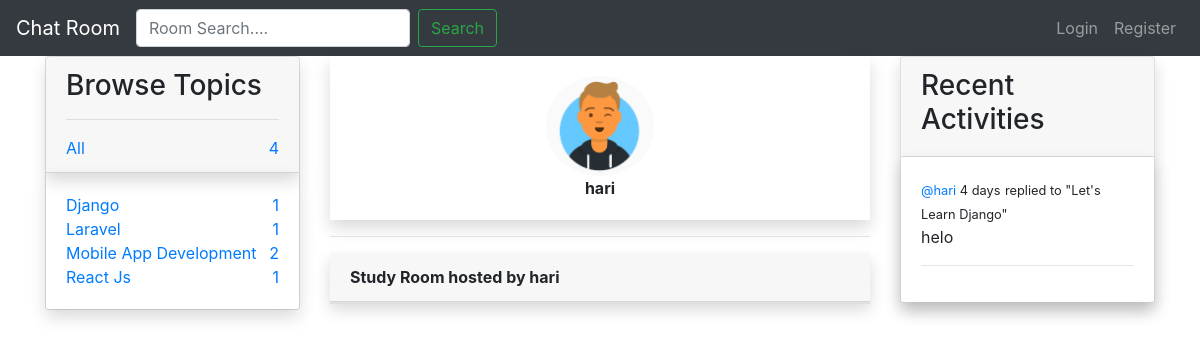
Screenshot of /profile/5/ with the database file from the repository.
### base/models.py (models this page shows, shortened)
class Topic(models.Model):
	name = models.CharField(max_length=255)

class Message(models.Model):
	user = models.ForeignKey(User, on_delete=models.CASCADE)
	room = models.ForeignKey(Room, on_delete=models.CASCADE)
	body = models.TextField()
	created = models.DateTimeField(auto_now_add=True)
	updated = models.DateTimeField(auto_now=True)
	def __str__(self):
		return self.body[0:50]
	class Meta:
		ordering = ['-updated', '-created']

class Room(models.Model):
	host = models.ForeignKey(User, on_delete=models.SET_NULL, null=True)
	topic = models.ForeignKey(Topic, on_delete=models.SET_NULL, null=True)
	name = models.CharField(max_length=255)
	description = models.TextField(null=True, blank=True)
	participants = models.ManyToManyField(User, related_name='participants', blank=True)
	created = models.DateTimeField(auto_now_add=True)
	updated = models.DateTimeField(auto_now=True)
	class Meta:
		ordering = ['-updated', '-created']
	def __str__(self):
		return self.name

### base/views.py (the view)
# urls.py: path('profile/<str:pk>/', views.UserProfile, name="user-profile"),
def UserProfile(request, pk):
	user = User.objects.get(id=pk)
	rooms = user.room_set.all()
	room_messages = user.message_set.all()
	topics = Topic.objects.all()
	context={
		'user':user,
		'rooms':rooms,
		'room_messages':room_messages,
		'topics':topics
	}
	return render(request, 'base/user_profile.html', context)

### templates/base/user_profile.html (shortened to what this page needs)
{% extends 'main.html' %}
{% block content %}
{% load static %}
<div class="row">
	<div class="col-md-3">
	{% include 'base/topic_component.html' %}
	</div>
	<div class="col-md-6">
		<div class="column card-body shadow text-center">
			<img src="{% static 'images/avatar.png' %}"><br>
			<strong>{{user.username}}</strong><br>
		</div>
		<hr>
		<div class="card-header shadow">
			<strong>Study Room hosted by {{user.username}}</strong>
		</div>
		{% include 'base/feed_component.html' %}
	</div>
	<div class="col-md-3">
		{% include 'base/activity_component.html' %}
	</div>
</div>
{% endblock %}

### templates/base/topic_component.html
<div class="card">
	<div class="card-header shadow">
		<h3>Browse Topics</h3>
		<hr>
		<a href="{% url 'home' %}">All <span class="float-right">{{topics.count}}</span></a>
	</div>
	<div class="card-body shadow">
		{% for topic in topics %}
		<div>
			<a href="{% url 'home' %}?q={{topic.name}}">{{topic.name}} <span class="float-right">{{topic.room_set.all.count}}</span></a>
		</div>
	{% endfor %}
	</div>
</div>

### templates/base/activity_component.html (shortened to what this page needs)
<div class="card shadow">
	<div class="card-header">
		<h3>Recent Activities</h3>
	</div>
	<div class="card-body shadow">
		{% for msg in room_messages %}
		<small><a href="{% url 'user-profile' msg.user.id %}">@{{msg.user}}</a>  {{msg.created|timesince}}</small>
		<small>replied to "{{msg.room}}"</small>
		<p>{{msg}}</p>
		<hr>
		{% endfor %}
	</div>
</div>

### templates/base/user_profile.html (style rules this page uses)
img { border-radius: 50%; height: 100px; widows: 100px; }

### rows the page displays
Topic: name "Django", room_set.all.count "1"
Topic: name "Laravel", room_set.all.count "1"
Topic: name "Mobile App Development", room_set.all.count "2"
Topic: name "React Js", room_set.all.count "1"
Message: user "hari", created "4 days", room "Let's Learn Django", body "helo"

### other values shown
{{ topics.count }} "4"
{{ user.username }} "hari"
